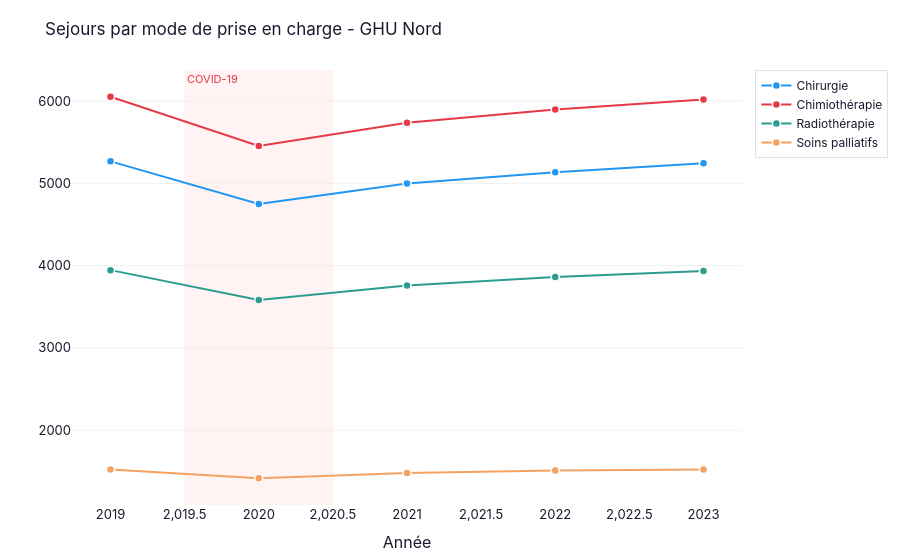

The code cell stored with this chart in its notebook:
### Code cell
melted = ghu_total.melt(id_vars=['annee'], value_vars=list(TREATMENT_COLS.keys()),
                        var_name='type_sejour', value_name='nb_sejours')
melted['label'] = melted['type_sejour'].map(TREATMENT_COLS)
fig_sejours = line_evolution(melted, 'annee', 'nb_sejours', 'label',
                             f'Sejours par mode de prise en charge - {GHU_NAME}',
                             entities=list(TREATMENT_COLS.values()))
fig_sejours.show()

### Figure 1 — Plotly figure (JSON) as saved in the notebook; plotly's stock layout.template omitted (floating-point values rounded to 4 significant figures)
{"data": [{"customdata": [null, "-9.9%", "+5.3%", "+2.7%", "+2.1%"], "hovertemplate": "<b>Chirurgie</b><br>%{y:,.0f}<br>Évol. N-1 : %{customdata}<extra></extra>", "line": {"color": "#2196F3", "dash": "solid", "width": 2}, "marker": {"color": "#2196F3", "line": {"color": "white", "width": 1.5}, "size": 8}, "mode": "lines+markers", "name": "Chirurgie", "type": "scatter", "x": [2019, 2020, 2021, 2022, 2023], "y": [5267, 4748, 4999, 5134, 5244]}, {"customdata": [null, "-9.9%", "+5.2%", "+2.8%", "+2.1%"], "hovertemplate": "<b>Chimiothérapie</b><br>%{y:,.0f}<br>Évol. N-1 : %{customdata}<extra></extra>", "line": {"color": "#E63946", "dash": "solid", "width": 2}, "marker": {"color": "#E63946", "line": {"color": "white", "width": 1.5}, "size": 8}, "mode": "lines+markers", "name": "Chimiothérapie", "type": "scatter", "x": [2019, 2020, 2021, 2022, 2023], "y": [6052, 5453, 5737, 5898, 6020]}, {"customdata": [null, "-9.2%", "+4.9%", "+2.7%", "+1.8%"], "hovertemplate": "<b>Radiothérapie</b><br>%{y:,.0f}<br>Évol. N-1 : %{customdata}<extra></extra>", "line": {"color": "#2A9D8F", "dash": "solid", "width": 2}, "marker": {"color": "#2A9D8F", "line": {"color": "white", "width": 1.5}, "size": 8}, "mode": "lines+markers", "name": "Radiothérapie", "type": "scatter", "x": [2019, 2020, 2021, 2022, 2023], "y": [3945, 3582, 3759, 3862, 3933]}, {"customdata": [null, "-7.0%", "+4.5%", "+2.0%", "+0.8%"], "hovertemplate": "<b>Soins palliatifs</b><br>%{y:,.0f}<br>Évol. N-1 : %{customdata}<extra></extra>", "line": {"color": "#F4A261", "dash": "solid", "width": 2}, "marker": {"color": "#F4A261", "line": {"color": "white", "width": 1.5}, "size": 8}, "mode": "lines+markers", "name": "Soins palliatifs", "type": "scatter", "x": [2019, 2020, 2021, 2022, 2023], "y": [1523, 1416, 1480, 1510, 1522]}], "layout": {"annotations": [{"font": {"color": "#E63946", "size": 11}, "showarrow": false, "text": "COVID-19", "x": 2020.0, "xanchor": "left", "xref": "x", "y": 1, "yanchor": "top", "yref": "y domain"}], "font": {"color": "#1A1A2E", "family": "Inter, Arial, sans-serif", "size": 13}, "hovermode": "x unified", "legend": {"bgcolor": "rgba(255,255,255,0.95)", "bordercolor": "#DEE2E6", "borderwidth": 1, "font": {"size": 12}}, "margin": {"b": 50, "l": 70, "r": 30, "t": 70}, "paper_bgcolor": "white", "plot_bgcolor": "white", "shapes": [{"fillcolor": "#FFE8E8", "layer": "below", "line": {"width": 0}, "opacity": 0.5, "type": "rect", "x0": 2020.0, "x1": 2020.0, "xref": "x", "y0": 0, "y1": 1, "yref": "y domain"}], "title": {"font": {"size": 17}, "text": "Sejours par mode de prise en charge - GHU Nord"}, "xaxis": {"showgrid": false, "title": {"text": "Année"}, "zeroline": false}, "yaxis": {"gridcolor": "#F0F0F0", "showgrid": true, "title": {"text": ""}, "zeroline": false}}}
